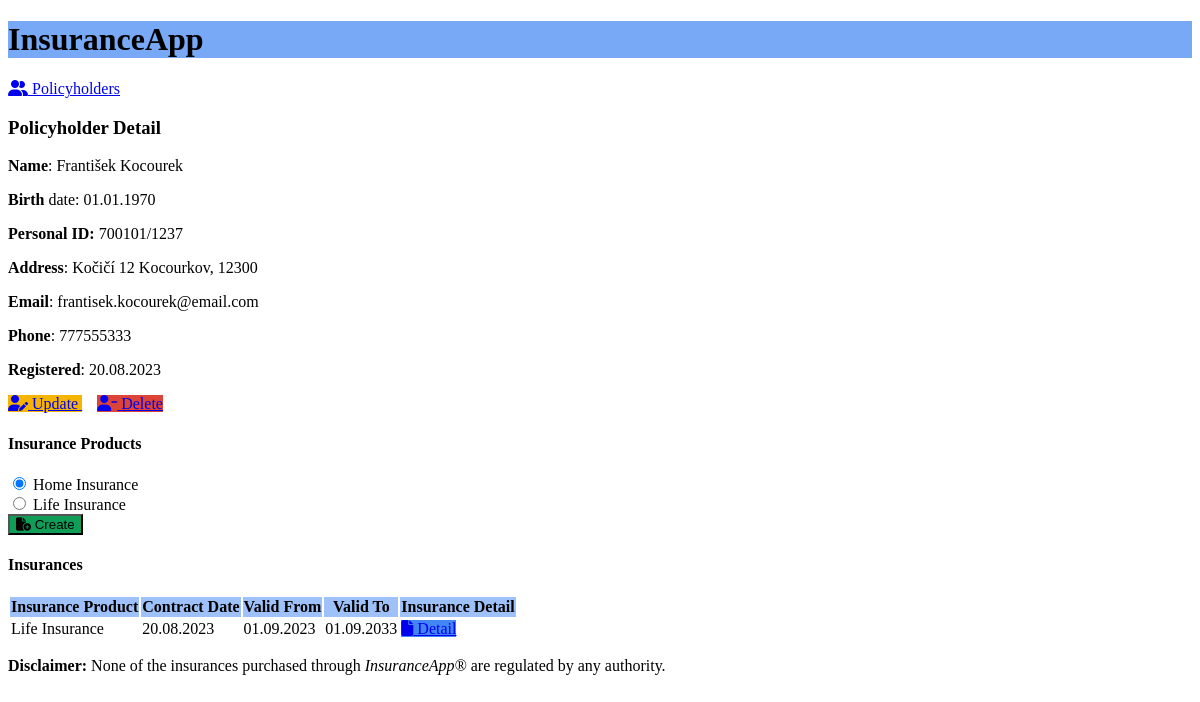
The page /policyholder/detail/2/ on the database as committed earlier.
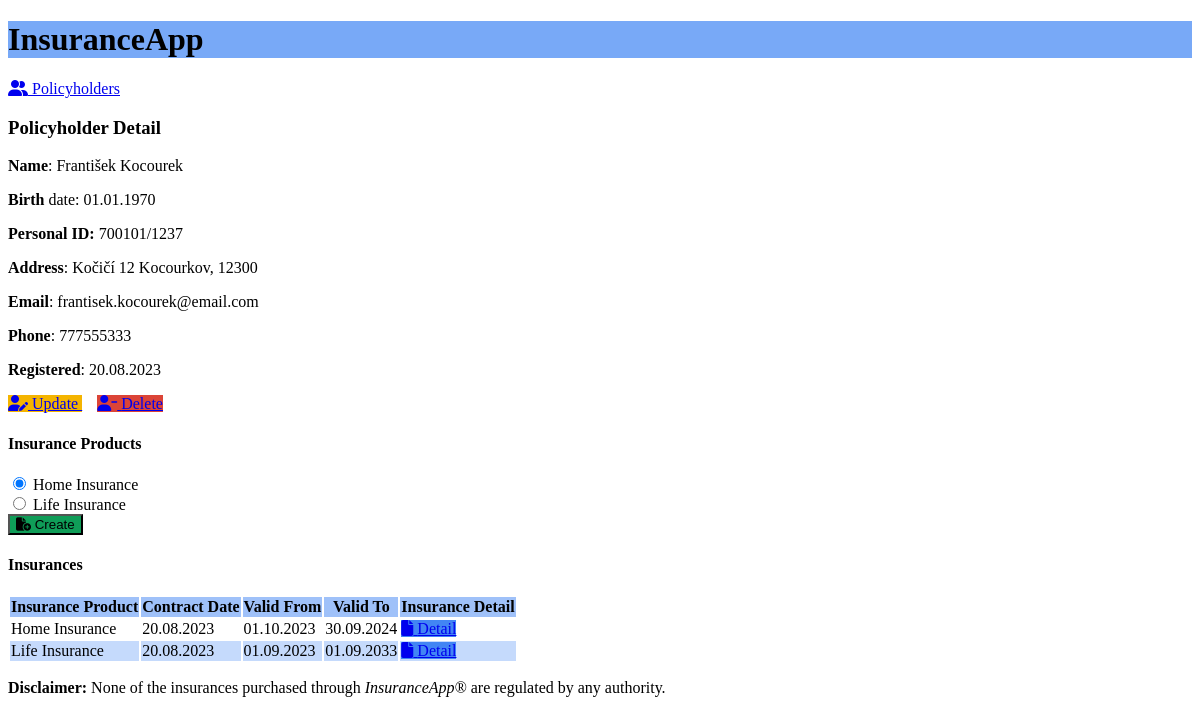
The same page on the database as committed later.
### insuranceapp/models.py (models this page shows, shortened)
class Insurace(models.Model):
    insurance_product_name = "Insurance"
    policyholder = models.ForeignKey(Policyholder, on_delete=models.CASCADE)
    contract_date = models.DateField()
    valid_from_date = models.DateField()
    valid_to_date = models.DateField()
    class Meta:
        abstract = True
    @classmethod
    def get_url_name_prefix(cls):
        return cls.insurance_product_name.replace(" ", "").lower()
    @classmethod
    def get_create_url(cls):
        return f"insuranceapp:{cls.get_url_name_prefix()}-create"
    def get_detail_url(self):
        return reverse(
            f"insuranceapp:{self.__class__.get_url_name_prefix()}-detail",
            kwargs={"pk": self.id},
        )

class LifeInsurance(Insurace):
    insurance_product_name = "Life Insurance"
    sum_assured = models.IntegerField()  # Pojistná částka
    insured = models.ForeignKey(
        Insured, on_delete=models.SET_NULL, blank=True, null=True
    )
    beneficiary = models.ForeignKey(
        Beneficiary, on_delete=models.SET_NULL, blank=True, null=True
    )

class HomeInsurance(Insurace):
    insurance_product_name = "Home Insurance"
    sum_assured = models.IntegerField()  # Pojistná částka
    street_and_reference_number = models.CharField(max_length=50, blank=True, null=True)
    city = models.CharField(max_length=50, blank=True, null=True)
    postal_code = models.IntegerField(blank=True, null=True)

### insuranceapp/views.py (the view)
class PolicyholderDetailView(PolicyholderModelMixin, DetailView):
    pass
    def get_context_data(self, **kwargs):
        context = super().get_context_data(**kwargs)
        insurances = [
            insurance_product.value for insurance_product in EInsuranceProduct
        ]
        context["insurances"] = {
            insurance.insurance_product_name: insurance.get_create_url()
            for insurance in insurances
        }
        policyholder_isurance_list = []
        for insurance_product in insurances:
            policyholder_isurance_list.extend(
                insurance_product.objects.filter(policyholder=self.kwargs["pk"])
            )
        context["policyholder_isurance_list"] = policyholder_isurance_list
        return context

### insuranceapp/models.py (called while the page is built)
    @property
    def address(self):
        return f"{self.street_and_reference_number} {self.city}, {self.postal_code}"

    @property
    def full_name(self):
        return f"{self.first_name} {self.last_name}"

    @property
    def personal_identification_number_as_string(self):
        return f"{str(self.personal_identification_number)[:6]}/{str(self.personal_identification_number)[6:]}"

### insuranceapp/templates/insuranceapp/policyholder_detail.html (shortened to what this page needs)
{% extends "insuranceapp/base.html" %}
{% block content %}
    <section>
        <a href="{% url 'insuranceapp:policyholder-list' %}">
            <i class="fa-solid fa-user-group"></i>
            Policyholders
        </a>
        <h3>Policyholder Detail</h3>
        <p><b>Name</b>: {{ policyholder.full_name }}</p>
        <p><b>Birth</b> date: {{ policyholder.birth_date|date:"d.m.Y" }}</p>
        <p><b>Personal ID:</b> {{ policyholder.personal_identification_number_as_string }}</p>
        <p><b>Address</b>: {{ policyholder.address }}</p>
        <p><b>Email</b>: {{ policyholder.email }}</p>
        <p><b>Phone</b>: {{ policyholder.phone }}</p>
        <p><b>Registered</b>: {{ policyholder.registration_date|date:"d.m.Y" }}</p>
        <a class="button button-update" href="{% url 'insuranceapp:policyholder-update' policyholder.id %}">
            <i class="fa-solid fa-user-pen"></i>
            Update
        </a>
        <a class="button button-delete" href="{% url 'insuranceapp:policyholder-delete' policyholder.id %}">
            <i class="fa-solid fa-user-minus"></i>
            Delete
        </a>
    </section>
    <section>
        <h4>Insurance Products</h4>
        <form action="{% url 'insuranceapp:insurance-product-select' policyholder.id %}" method="post">
            {% for insurance_product_name, insurance_create_url in insurances.items %}
                <div>
                    <input type="radio" id="{{ insurance_product_name }}" name="insurance_create_url" value="{{ insurance_create_url }}"
                    {% if forloop.counter == 1 %}
                        checked
                    {% endif %}
                    >
                    <label for="{{ insurance_product_name }}">{{ insurance_product_name }}</label>
                </div>
            {% endfor %}
            <div>
                <button class="button-create" type="submit">
                    <i class="fa-solid fa-file-circle-plus"></i>
                    Create
                </button>
            </div>
        </form>
    </section>
    <section>
        <h4>Insurances</h4>
        {% if policyholder_isurance_list %}
            <table>
                <thead>
                    <tr>
                        <th>Insurance Product</th>
                        <th>Contract Date</th>
                        <th>Valid From</th>
                        <th>Valid To</th>
                        <th>Insurance Detail</th>
                    </tr>
                </thead>
                <tbody>
                    {% for policyholder_isurance in policyholder_isurance_list %}
                        <tr>
                            <td>{{ policyholder_isurance.insurance_product_name }}</td>
                            <td>{{ policyholder_isurance.contract_date|date:"d.m.Y" }}</td>
                            <td>{{ policyholder_isurance.valid_from_date|date:"d.m.Y" }}</td>
                            <td>{{ policyholder_isurance.valid_to_date|date:"d.m.Y" }}</td>
                            <td>
                                <a class="button button-detail" href="{{ policyholder_isurance.get_detail_url }}">
                                    <i class="fa-solid fa-file"></i>
                                    Detail
                                </a>
                            </td>
                        </tr>
                    {% endfor %}
                </tbody>
            </table>
        {% else %}
            <p><i>There are no contracted insurances yet.</i></p>
        {% endif %}
    </section>
{% endblock content %}

Rows that differ between the two databases and show on the page:
added HomeInsurance: insurance_product_name "Home Insurance", contract_date "20.08.2023", valid_from_date "01.10.2023", valid_to_date "30.09.2024"
